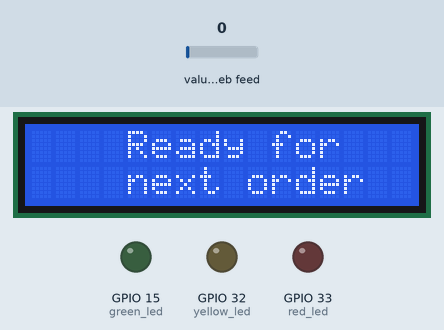
This program was run on a simulated ESP32 board running MicroPython. On the bench: 16×2 character LCD, output pins drawn as LEDs (lit = HIGH). The test bench sets the inputs (shaded band); at power-on: value of the web feed 0. WiFi joins after 1.5 s; requests to the public web service named in the program get a made-up reply in its usual format after 0.4 s (London, UTC, broken clouds, 64 % humidity, 1013 hPa unless stated); what the program prints to the serial console is not drawn.

Above: at 7.1 s.

The program:

main.py
```python
from machine import RTC, Pin, PWM, Timer
from machine import I2C, sleep
import machine
import network
import esp32
import socket
import json
import gc
import time
from mp_i2c_lcd1602 import LCD1602
from time import sleep_ms
import urequests

red_led = Pin(33, Pin.OUT)
green_led = Pin(15, Pin.OUT)
yellow_led = Pin(32, Pin.OUT)

red_led.value(0)
green_led.value(0)
yellow_led.value(0)

#ssid = "Maxi"
#password = "zhoucaihong"
ssid = "weijie"
password = "0401wei?"
wlan = network.WLAN(network.STA_IF)
wlan.active(True)
if wlan.isconnected():
    wlan.disconnect()
    while wlan.isconnected():
        pass

if not wlan.isconnected():
    print('connecting to network...')
    wlan.connect(ssid, password)
    while not wlan.isconnected():
        pass
print('Connected to', ssid)
print('IP address:', wlan.ifconfig())

i2c = I2C(1, scl=Pin(22), sda = Pin(23))

LCD = LCD1602(i2c, addr=0x3f)

motion = False
timerFlag = 0
detectFlag = 0
timer0 = machine.Timer(0)
timer1 = machine.Timer(1)
order = 0;

def interruptHandler(timer0):
    global timerFlag
    timerFlag = 1

def detectHandler(timer1):
    global detectFlag
    detectFlag = 1


timer0.init(mode = Timer.PERIODIC, period = 5000, callback = interruptHandler)
timer1.init(mode = Timer.PERIODIC, period = 6000, callback = detectHandler)

# while loop 0.3
while(True):
    if(timerFlag == 1):
        state = machine.disable_irq()
        timerFlag = 0
        machine.enable_irq(state)

        if wlan.isconnected():
            gc.collect()
            status = urequests.get(url = 'https://api.thingspeak.com/channels/1721581/feeds/last.json').json()
            status = status['field1'].strip()
            order = order + 1

            if(status == 'Positive'):
                if(order == 1) :
                    green_led.value(1)
                    red_led.value(0)
                    yellow_led.value(0)
                    LCD.clear()
                    LCD.puts("Current status:")
                    LCD.puts("  Positive", 0, 1)
                    sleep_ms(4000)
                    LCD.clear()
                    LCD.puts("Preparing drink")
                    LCD.puts("  Positive", 0, 1)
                else :
                    urequests.get(url = 'https://api.thingspeak.com/update?api_key=6M9XOWZ408MD81G3&field1=check')

            elif(status == 'Phoebe'):
                if(order == 1) :
                    green_led.value(0)
                    red_led.value(1)
                    yellow_led.value(0)
                    LCD.clear()
                    LCD.puts("Current status:")
                    LCD.puts("    Phoebe", 0, 1)
                    sleep_ms(4000)
                    LCD.clear()
                    LCD.puts("Preparing drink")
                    LCD.puts("    Phoebe", 0, 1)
                else :
                    urequests.get(url = 'https://api.thingspeak.com/update?api_key=6M9XOWZ408MD81G3&field1=check')

            elif(status == 'Hello World'):
                if(order == 1) :
                    green_led.value(0)
                    red_led.value(0)
                    yellow_led.value(1)
                    LCD.clear()
                    LCD.puts("Current status:")
                    LCD.puts("  Hello World", 0, 1)
                    sleep_ms(4000)
                    LCD.clear()
                    LCD.puts("Preparing drink")
                    LCD.puts("  Hello World", 0, 1)
                else :
                    urequests.get(url = 'https://api.thingspeak.com/update?api_key=6M9XOWZ408MD81G3&field1=check')

            else :
                green_led.value(0)
                red_led.value(0)
                yellow_led.value(0)
                order = 0
                LCD.clear()
                LCD.puts("    Ready for ")
                LCD.puts("    next order", 0, 1)
```
